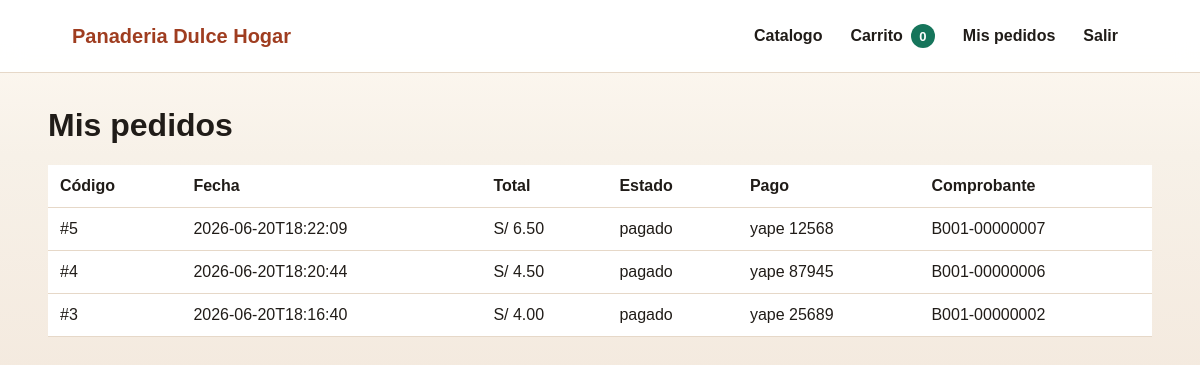
/mis-pedidos (signed in), run on the app's committed database.
### tables this page shows
CREATE TABLE pedidos (
    id INTEGER PRIMARY KEY AUTOINCREMENT,
    usuario_id INTEGER NOT NULL,
    fecha TEXT NOT NULL,
    total REAL NOT NULL,
    estado TEXT NOT NULL DEFAULT 'pendiente',
    metodo_pago TEXT NOT NULL DEFAULT 'yape',
    numero_operacion TEXT,
    FOREIGN KEY (usuario_id) REFERENCES usuarios(id)
);

### routes/cliente.py (the view)
@cliente_bp.route("/mis-pedidos")
@login_requerido("cliente", "admin")
def mis_pedidos():
    pedidos = Pedido.listar_por_usuario(session["usuario_id"])
    return render_template("mis_pedidos.html", pedidos=pedidos)

### models/db.py (called while the page is built)
@contextmanager
def get_db():
    conn = sqlite3.connect(current_app.config["DB_PATH"], timeout=10)
    conn.row_factory = sqlite3.Row
    conn.execute("PRAGMA foreign_keys = ON")
    try:
        yield conn
    except Exception:
        conn.rollback()
        raise
    finally:
        conn.close()

### models/pedido.py (called while the page is built)
    @staticmethod
    def listar_por_usuario(usuario_id):
        with get_db() as conn:
            rows = conn.execute(
                """
                SELECT p.*, u.nombre AS cliente,
                       c.serie || '-' || c.numero AS comprobante
                FROM pedidos p
                JOIN usuarios u ON u.id = p.usuario_id
                LEFT JOIN comprobantes c ON c.id = (
                    SELECT MAX(c2.id) FROM comprobantes c2 WHERE c2.pedido_id = p.id
                )
                WHERE p.usuario_id = ?
                ORDER BY p.fecha DESC
                """,
                (int(usuario_id),),
            ).fetchall()
        return [dict(row) for row in rows]

### routes/login.py (called while the page is built)
def login_requerido(*roles):
    def decorador(vista):
        @wraps(vista)
        def wrapper(*args, **kwargs):
            if "usuario_id" not in session:
                flash("Inicia sesión para continuar.", "error")
                return redirect(url_for("login.ingresar"))
            if roles and session.get("rol") not in roles:
                flash("No tienes permiso para entrar a esa sección.", "error")
                return redirect(url_for("cliente.catalogo"))
            return vista(*args, **kwargs)
        return wrapper
    return decorador

### templates/mis_pedidos.html
{% extends "base.html" %}
{% block content %}
<h1>Mis pedidos</h1>
<table>
    <thead>
        <tr>
            <th>Código</th>
            <th>Fecha</th>
            <th>Total</th>
            <th>Estado</th>
            <th>Pago</th>
            <th>Comprobante</th>
        </tr>
    </thead>
    <tbody>
        {% for pedido in pedidos %}
            <tr>
                <td>#{{ pedido.id }}</td>
                <td>{{ pedido.fecha }}</td>
                <td>S/ {{ "%.2f"|format(pedido.total) }}</td>
                <td>{{ pedido.estado }}</td>
                <td>{{ pedido.metodo_pago }} {{ pedido.numero_operacion }}</td>
                <td>{{ pedido.comprobante or "Pendiente" }}</td>
            </tr>
        {% else %}
            <tr><td colspan="6">Todavía no tienes pedidos.</td></tr>
        {% endfor %}
    </tbody>
</table>
{% endblock %}

### static/css/styles.css (style rules this page uses)
:root { --ink: #201c18; --muted: #70655b; --brand: #9f3d20; --brand-dark: #6d2816; --accent: #16755b; --paper: #f7f1e8; --surface: #ffffff; --soft: #fff6ea; --line: #e6d8c8; --shadow: 0 18px 42px rgba(72, 45, 24, 0.12); }
* { box-sizing: border-box; }
body { margin: 0; color: var(--ink); background: linear-gradient(180deg, #fffaf3 0%, var(--paper) 42%, #f4eadf 100%); font-family: Arial, Helvetica, sans-serif; }
.card h2, h1, h2 { margin-top: 0; }
table { width: 100%; border-collapse: collapse; background: #ffffff; margin: 18px 0; }
th, td { border-bottom: 1px solid var(--line); padding: 12px; text-align: left; vertical-align: top; }

### data on the page
pedidos: id "5", fecha "2026-06-20T18:22:09", total "6.50", estado "pagado", metodo_pago "yape", numero_operacion "12568", comprobante "B001-00000007"
pedidos: id "4", fecha "2026-06-20T18:20:44", total "4.50", estado "pagado", metodo_pago "yape", numero_operacion "87945", comprobante "B001-00000006"
pedidos: id "3", fecha "2026-06-20T18:16:40", total "4.00", estado "pagado", metodo_pago "yape", numero_operacion "25689", comprobante "B001-00000002"

### other printed values
{{ carrito_total }} "0"
